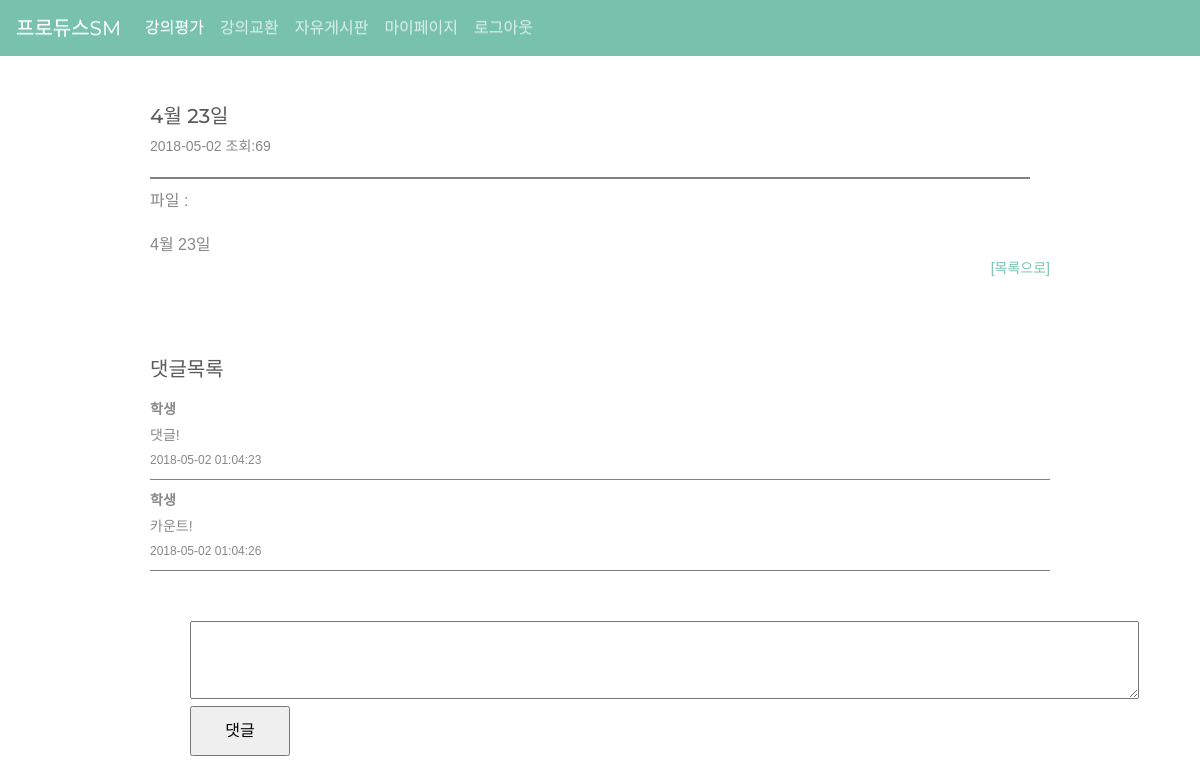
Screenshot of /page/free_board/free_read.php?idx=1 (signed in) with the database file from the repository.
### tables this page shows
CREATE TABLE `free_board` (
  `idx` int(11) NOT NULL,
  `name` varchar(100) NOT NULL,
  `title` varchar(100) NOT NULL,
  `content` text NOT NULL,
  `date` date NOT NULL,
  `hit` int(11) NOT NULL,
  `file` varchar(100)
);

CREATE TABLE `free_reply` (
  `idx` int(11) NOT NULL,
  `con_num` int(11) NOT NULL,
  `name` varchar(100) NOT NULL,
  `content` text NOT NULL,
  `date` datetime NOT NULL
);

### db.php (called while the page is built, shortened)
<?php
 $db = new mysqli("localhost","root","123456","producesm");
 $db->set_charset("utf8");
 function mq($sql){
   global $db;
   return $db->query($sql);
 }
 ?>

### page/free_board/free_read.php (the view, shortened to what this page needs)
<?php
include "../../db.php";
if(isset($_SESSION['userid'])){
	$bno = $_GET['idx'];
	$sql = mq("select * from free_board where idx='".$bno."'");
	$free_board = $sql->fetch_array();
?>
<!doctype html>
<html lang="ko">
 <head>
  <link rel="stylesheet" href="../../css/board.css" />
  <link rel="stylesheet" href="../../css/jquery-ui.css" />
	<link rel="stylesheet" href="../../css/bootstrap.min.css">
	<link rel="stylesheet" href="../../css/bootstrap-theme.min.css">
</head>
<nav class="navbar navbar-expand-lg navbar-dark bg-primary">
	<a class="navbar-brand" href="../../../index.php">프로듀스SM</a>
	<div class="collapse navbar-collapse" id="navbarColor01">
		<ul class="navbar-nav mr-auto">
			<li class="nav-item active">
				<a class="nav-link" href="../../page/evaluation.php">강의평가 <span class="sr-only">(current)</span></a>
			</li>
			<li class="nav-item">
				<a class="nav-link" href="../../page/trade.php">강의교환</a>
			</li>
			<li class="nav-item">
				<a class="nav-link" href="../../page/list.php">자유게시판</a>
			</li>
			<li class="nav-item">
				<a class="nav-link" href="../../page/mypage.php">마이페이지</a>
			</li>
		 <li class="nav-item">
				<a class="nav-link" href="../../member/logout.php">로그아웃</a>
			</li>
		</ul>
	</div>
</nav>
<body>
<div id="board_read">
		<br><br><h5><?php echo $free_board['title']; ?></h5>
		<div id="user_info">
			<?php echo $free_board['date']; ?> 조회:<?php echo $free_board['hit']; ?>
				<div id="bo_line"></div>
			</div>
			<div style="padding-top:10px;">
			파일 : <a href="../../upload/<?php echo $free_board['file'];?>" download><?php echo $free_board['file']; ?></a>
			</div>
			<div id="bo_content">
				<?php echo nl2br("$free_board[content]"); ?>
			</div>
		<div id="bo_ser">
			<ul>
				<li><a href="../list.php">[목록으로]</a></li>
			</ul>
		</div>
<div class="reply_view">
	<h5>댓글목록</h5>
		<?php
			$sql3 = mq("select * from free_reply where con_num='".$bno."' order by idx asc");
			while($free_reply = $sql3->fetch_array()){
		?>
		<div class="dap_lo">
			<div><b>학생</b></div>
			<div class="dap_to comt_edit"><?php echo nl2br("$free_reply[content]"); ?></div>
			<div class="rep_me dap_to"><?php echo $free_reply['date']; ?></div>
		</div>
	<?php } ?>
	<div class="dap_ins">
		<ul>
			<li class="fl"><textarea name="content" class="free_reply_content" id="re_content" cols="100" rows="3"></textarea></li>
			<li><input type="button" id="rep_bt" value="댓글" class="re_bt" /></li>
		</ul>
	</div>
</div>
</div>
</body>
</html>
<?php
}else{
echo "<script>alert('잘못된 접근입니다.'); location.href='../../index.php'; </script>";
	}
?>

### css/board.css (style rules this page uses)
a { text-decoration: none; color:#333; }
ul li { list-style:none; }
.fl { float:left; }
#board_read { width:900px; font-family:'malgun gothic','Sans-Serif','arial'; margin: 0 auto; position: relative; word-break:break-all; }
#user_info { font-size:14px; }
#bo_line { width:880px; height:2px; background: gray; margin-top:20px; }
#bo_content { margin-top:20px; }
#bo_ser { font:14px 'malgun gothic','Sans-Serif','arial'; color:#333; position: absolute; right: 0; }
#bo_ser > ul > li { float:left; margin-left:10px; }
.reply_view { width:900px; position: relative; top:100px; margin: 0 auto; word-break:break-all; }
.dap_lo { font-size: 14px; padding:10px 0 10px 0; border-bottom: solid 1px gray; }
.dap_to { margin-top:5px; }
.rep_me { font-size:12px; }
.re_bt { width:100px; height:50px; font-size:16px; }
.dap_ins { margin-top:50px; }

### rows the page displays
free_board: title "4월 23일", date "2018-05-02", hit "69", content "4월 23일"
free_reply: content "댓글!", date "2018-05-02 01:04:23"
free_reply: content "카운트!", date "2018-05-02 01:04:26"
